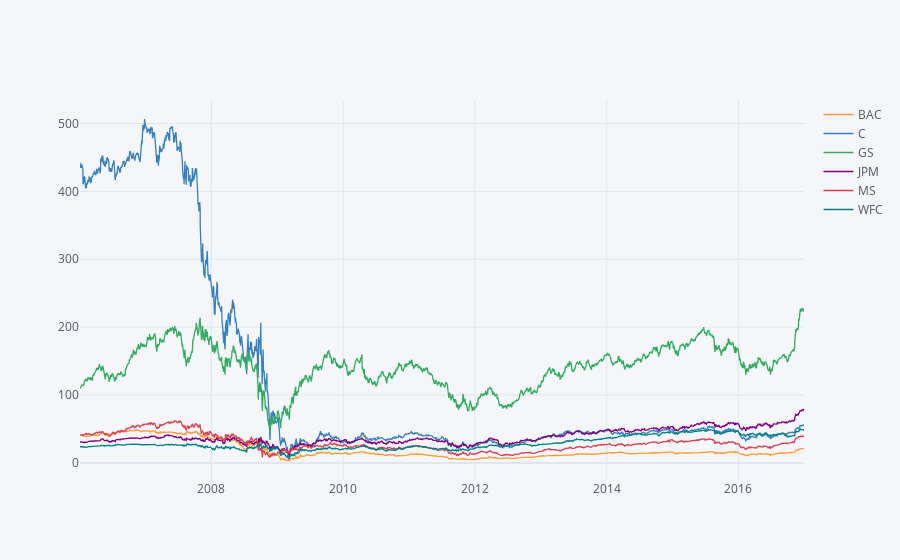

The cell this chart's notebook holds for it:
### Code cell
# Plotly
bank_stocks.xs(key='Close',axis=1,level='Stock Info').iplot()

### Figure 1 — Plotly figure (JSON) as saved in the notebook; plotly's stock layout.template omitted (floating-point values rounded to 4 significant figures; data arrays with more than 128 entries replaced by an {"elided": "..."} marker saying what was removed)
{"data": [{"line": {"color": "rgba(255, 153, 51, 1.0)", "dash": "solid", "shape": "linear", "width": 1.3}, "mode": "lines", "name": "BAC", "text": "", "type": "scatter", "x": {"elided": "2769 str values"}, "y": {"elided": "2769 float values"}}, {"line": {"color": "rgba(55, 128, 191, 1.0)", "dash": "solid", "shape": "linear", "width": 1.3}, "mode": "lines", "name": "C", "text": "", "type": "scatter", "x": {"elided": "2769 str values"}, "y": {"elided": "2769 float values"}}, {"line": {"color": "rgba(50, 171, 96, 1.0)", "dash": "solid", "shape": "linear", "width": 1.3}, "mode": "lines", "name": "GS", "text": "", "type": "scatter", "x": {"elided": "2769 str values"}, "y": {"elided": "2769 float values"}}, {"line": {"color": "rgba(128, 0, 128, 1.0)", "dash": "solid", "shape": "linear", "width": 1.3}, "mode": "lines", "name": "JPM", "text": "", "type": "scatter", "x": {"elided": "2769 str values"}, "y": {"elided": "2769 float values"}}, {"line": {"color": "rgba(219, 64, 82, 1.0)", "dash": "solid", "shape": "linear", "width": 1.3}, "mode": "lines", "name": "MS", "text": "", "type": "scatter", "x": {"elided": "2769 str values"}, "y": {"elided": "2769 mixed values"}}, {"line": {"color": "rgba(0, 128, 128, 1.0)", "dash": "solid", "shape": "linear", "width": 1.3}, "mode": "lines", "name": "WFC", "text": "", "type": "scatter", "x": {"elided": "2769 str values"}, "y": {"elided": "2769 float values"}}], "layout": {"legend": {"bgcolor": "#F5F6F9", "font": {"color": "#4D5663"}}, "paper_bgcolor": "#F5F6F9", "plot_bgcolor": "#F5F6F9", "title": {"font": {"color": "#4D5663"}}, "xaxis": {"gridcolor": "#E1E5ED", "showgrid": true, "tickfont": {"color": "#4D5663"}, "title": {"font": {"color": "#4D5663"}, "text": ""}, "zerolinecolor": "#E1E5ED"}, "yaxis": {"gridcolor": "#E1E5ED", "showgrid": true, "tickfont": {"color": "#4D5663"}, "title": {"font": {"color": "#4D5663"}, "text": ""}, "zerolinecolor": "#E1E5ED"}}}
